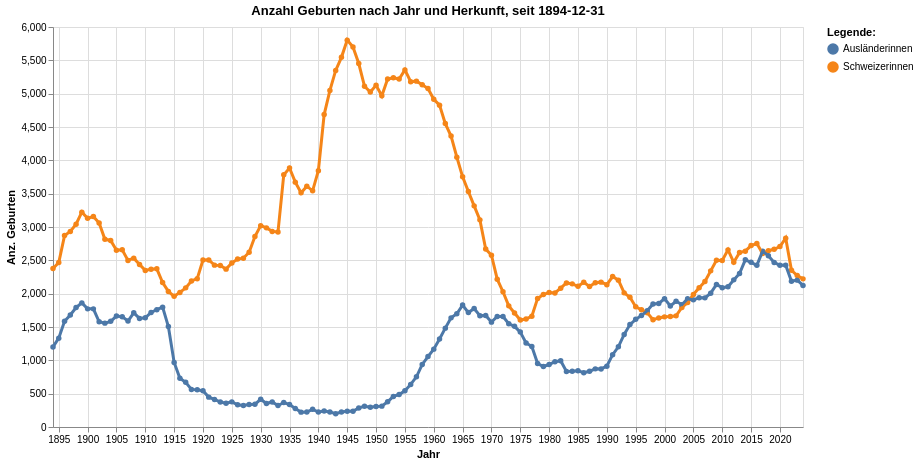

Notebook cell for this chart:
### Code cell
grafik2 = mypy_dv.plot_altair_multiline_highlight(
    data = myAgg2.reset_index().sort_values('HerkunftMutterCd', ascending=True)
    ,x = 'StichtagDatJahr'
    ,y = 'AnzGebuWir'
    ,x_beschriftung = 'Jahr'
    , y_beschriftung = 'Anz. Geburten'
    ,category = "HerkunftMutterLang"
    ,category_beschriftung= 'Legende:'
    ,warning_status = "ignore" #always or ignore
    ,myTitle="Anzahl Geburten nach Jahr und Herkunft, seit "+data_min_date
)
grafik2

### Figure 1 — Vega-Lite specification as saved in the notebook (floating-point values rounded to 4 significant figures; data arrays with more than 128 entries replaced by an {"elided": "..."} marker saying what was removed)
{"config": {"view": {"continuousWidth": 300, "continuousHeight": 300}}, "layer": [{"mark": {"type": "circle"}, "encoding": {"color": {"field": "HerkunftMutterLang", "legend": {"orient": "right", "title": "Legende:"}, "type": "nominal"}, "opacity": {"value": 1.3}, "tooltip": [{"field": "StichtagDatJahr", "type": "temporal"}, {"field": "HerkunftMutterLang", "type": "nominal"}, {"field": "AnzGebuWir", "type": "quantitative"}], "x": {"axis": {"title": "Jahr"}, "field": "StichtagDatJahr", "type": "temporal"}, "y": {"axis": {"title": "Anz. Geburten"}, "field": "AnzGebuWir", "type": "quantitative"}}, "name": "view_12", "title": "Anzahl Geburten nach Jahr und Herkunft, seit 1894-12-31"}, {"mark": {"type": "line"}, "encoding": {"color": {"field": "HerkunftMutterLang", "legend": {"orient": "right", "title": "Legende:"}, "type": "nominal"}, "size": {"condition": {"test": {"not": {"param": "param_12"}}, "value": 1.2}, "value": 3}, "tooltip": [{"field": "StichtagDatJahr", "type": "temporal"}, {"field": "HerkunftMutterLang", "type": "nominal"}, {"field": "AnzGebuWir", "type": "quantitative"}], "x": {"axis": {"title": "Jahr"}, "field": "StichtagDatJahr", "type": "temporal"}, "y": {"axis": {"title": "Anz. Geburten"}, "field": "AnzGebuWir", "type": "quantitative"}}, "title": "Anzahl Geburten nach Jahr und Herkunft, seit 1894-12-31"}], "data": {"name": "data-110faf8c1b6a33287d287f70b3387668"}, "height": 400, "params": [{"name": "param_12", "select": {"type": "point", "fields": ["HerkunftMutterLang"], "nearest": true, "on": "pointerover"}, "views": ["view_12"]}], "width": 750, "$schema": "https://vega.github.io/schema/vega-lite/v5.8.0.json", "datasets": {"data-110faf8c1b6a33287d287f70b3387668": {"elided": "262 records"}}}
